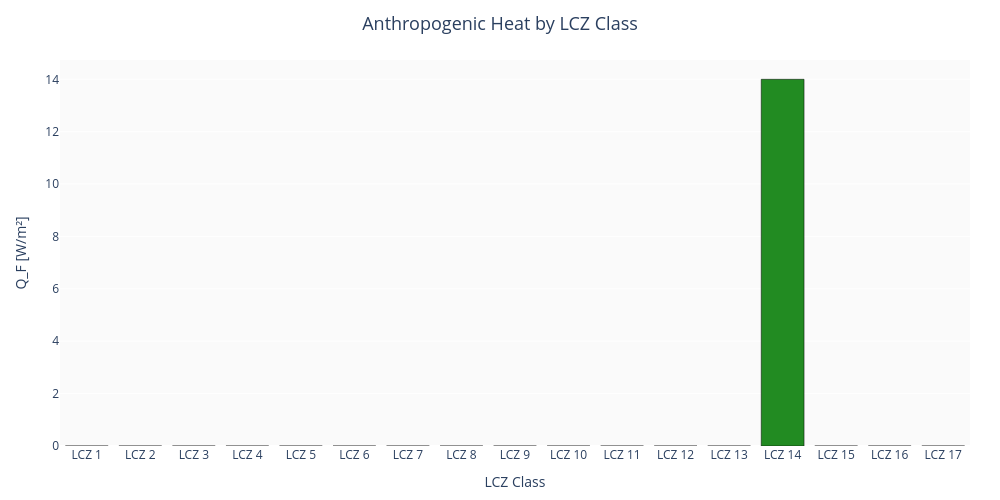

Notebook cell for this chart:
### Markdown cell above
## Anthropogenic heat flux from real LCZ classes: `lcz_anthropogenic_heat`

`lcz_anthropogenic_heat(lcz_classes, method="simple"|"detailed", params=None, lang="en")` estimates Q_F (W/m²) for every pixel of an LCZ class array and returns an `AnthropogenicHeatResult` with:

- `array` — Q_F per pixel (W/m²), same shape as the input `lcz_classes`,
- `stats` — per-class mean/min/max/pixel-count plus an area-weighted `total_mean`,
- `plot` — a Plotly heatmap (2-D input) or bar chart (1-D input) of Q_F by class.

**`method="simple"`** looks up a literature-derived `(min, max)` Q_F range per LCZ class (e.g. 60–120 W/m² for Compact Highrise, 8–20 W/m² for Sparsely Built, 0–5 W/m² for every natural/water class) and assigns each pixel the midpoint of its class's range. It is fast, transparent, and easy to override via the `params` dict, but it ignores within-class variability — every Compact Highrise pixel gets exactly the same value regardless of how dense or tall that particular block actually is.

**`method="detailed"`** instead derives Q_F from the LCZ's actual morphological parameters (via `lcz_get_parameters`'s lookup table): building surface fraction (BSF) and mean building height (HRE) drive a building-energy term, impervious surface fraction (ISF) drives a traffic term, and a combined built-fraction proxy drives a simplified human-metabolic term. It is more physically grounded (it responds to each class's actual geometry rather than a fixed literature midpoint) but is still a simplified parameterization, not a calibrated bottom-up energy-balance model — treat both methods as order-of-magnitude estimates, with "detailed" preferred when you need the geometry-sensitivity and "simple" preferred when you just need a fast, literature-anchored baseline.

### Code cell
from LCZ4py.local.lcz_thermal import lcz_anthropogenic_heat

qf_simple = lcz_anthropogenic_heat(lcz_valid, method="simple")

print("Q_F array shape:", qf_simple.array.shape)
print("Area-weighted mean Q_F (simple):", round(qf_simple.stats["total_mean"], 2), "W/m2")
for cls, s in sorted(qf_simple.stats["per_class"].items()):
    print(f"  LCZ {cls:>2}: mean={s['mean']:.1f} W/m2  (n={s['count']} px)")

qf_simple.plot

### Figure 1 — Plotly figure (JSON) as saved in the notebook; plotly's stock layout.template omitted (floating-point values rounded to 4 significant figures)
{"data": [{"marker": {"color": ["#CC0000", "#CC0000", "#CC0000", "#CC0000", "#CC0000", "#CC0000", "#CC0000", "#CC0000", "#CC0000", "#CC0000", "#228B22", "#228B22", "#228B22", "#228B22", "#228B22", "#228B22", "#228B22"], "line": {"color": "black", "width": 0.5}}, "type": "bar", "x": ["LCZ 1", "LCZ 2", "LCZ 3", "LCZ 4", "LCZ 5", "LCZ 6", "LCZ 7", "LCZ 8", "LCZ 9", "LCZ 10", "LCZ 11", "LCZ 12", "LCZ 13", "LCZ 14", "LCZ 15", "LCZ 16", "LCZ 17"], "y": [0, 0, 0, 0, 0, 0, 0, 0, 0, 0, 0, 0, 0, 14.0, 0, 0, 0]}], "layout": {"height": 500, "margin": {"b": 50, "l": 60, "r": 30, "t": 60}, "paper_bgcolor": "white", "plot_bgcolor": "#fafafa", "title": {"font": {"size": 18}, "text": "Anthropogenic Heat by LCZ Class", "x": 0.5, "xanchor": "center"}, "width": 1000, "xaxis": {"title": {"text": "LCZ Class"}}, "yaxis": {"title": {"text": "Q_F [W/m²]"}}}}
